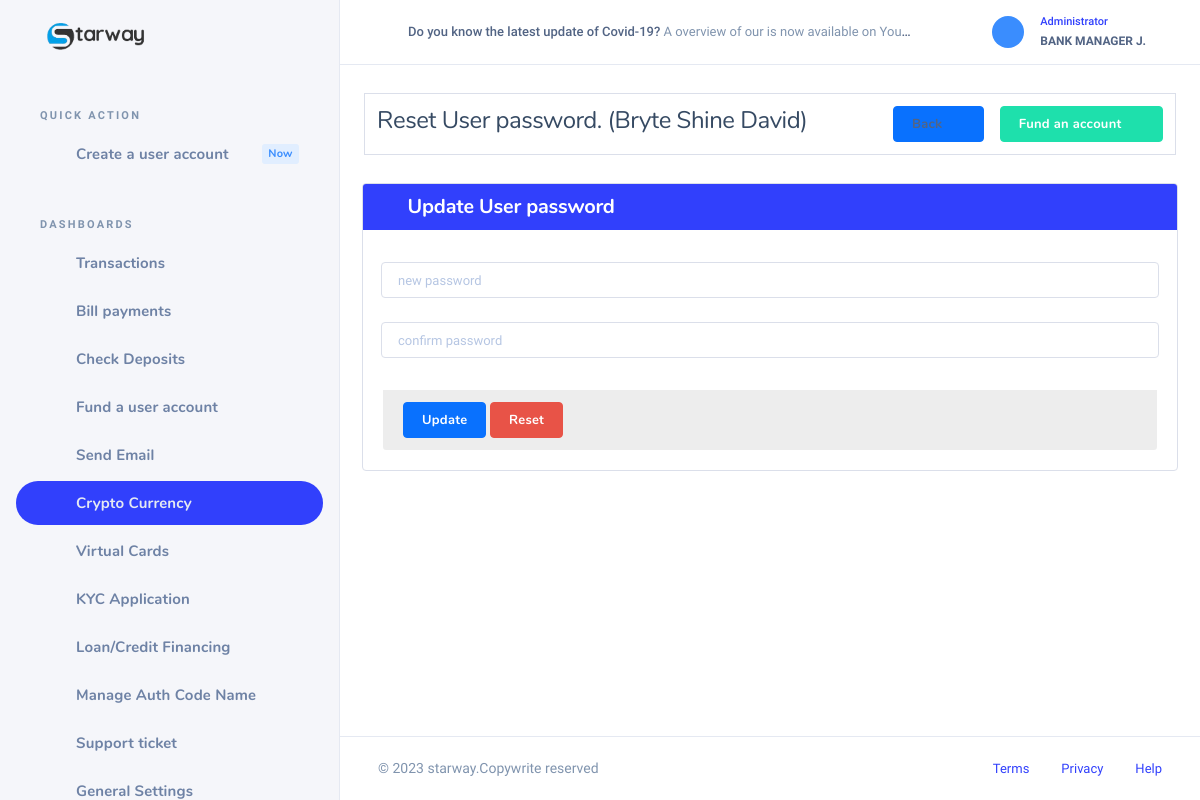
Screenshot of /myaccount/admin/user_password_reset?id=60 (signed in) with the database file from the repository.
### tables this page shows
CREATE TABLE `setting` (
  `id` int(11) NOT NULL,
  `name` varchar(150) NOT NULL,
  `logo` varchar(150) NOT NULL,
  `address` varchar(150) NOT NULL,
  `email` varchar(150) NOT NULL,
  `phone` varchar(150) NOT NULL,
  `favicon` varchar(150) NOT NULL,
  `tagline` varchar(150) NOT NULL,
  `register` varchar(150) NOT NULL,
  `darklogo` varchar(150) NOT NULL,
  `description` varchar(700) NOT NULL DEFAULT 'This Credit Union is federally-insured by the National Credit Union Administration. We do business in accordance with the Fair Housing Law and Equal opportunity Credit Act.',
  `seo` varchar(150) NOT NULL,
  `footerlogo` varchar(150) NOT NULL DEFAULT 'footlogo.png',
  `securityalert` varchar(150) NOT NULL,
  `stockrate` varchar(5505) NOT NULL DEFAULT '<script type="text/javascript" src="https://s3.tradingview.com/external-embedding/embed-widget-ticker-tape.js" async="">                                                                         {                                                                             "symbols"                                                                         :                                                                             [                                                                                 {                                                                                     "title": "S&P 500",                                                                                     "proName": "OANDA:SPX500USD"                                                                                 },                                                                                 {                                                                                     "title": "Nasdaq 100",                                                                                     "proName": "OANDA:NAS100USD"                                                                                 },                                                                                 {                                                                                     "title": "EUR/USD",                                                                                     "proName": "FX_IDC:EURUSD"                                                                                 },                                                                                 {                                                                                     "title": "BTC/USD",                                                                                     "proName": "BITSTAMP:BTCUSD"                                                                                 },                                                                                 {                                                                                     "title": "ETH/USD",                                                                                     "proName": "BITSTAMP:ETHUSD"                                                                                 },                                                                                 {                                                                                     "description": "AAPL",                                                                                     "proName": "NASDAQ:AAPL"                                                                                 },                                                                                 {                                                                                     "description": "MICROSOFT",                                                                                     "proName": "NASDAQ:MSFT"                                                                                 }                                                                             ],                                                                                 "colorTheme"                                                                         :                                                                             "dark",                                                                                 "isTransparent"                                                                         :                                                                             false,                                                                                 "displayMode"                                                                         :                                                                             "compact",                                                                                 "locale"                                                                         :                                                                             "en"                                                                         }                                                                     </script>',
  `stockrate2` varchar(1000) NOT NULL DEFAULT '    <iframe             src="//www.exchangerates.org.uk/widget/ER-LRTICKER.php?w=1400&amp;s=1&amp;mc=GBP&amp;mbg=F0F0F0&amp;bs=yes&amp;bc=000044&amp;f=verdana&amp;fs=10px&amp;fc=000044&amp;lc=000044&amp;lhc=FE9A00&amp;vc=FE9A00&amp;vcu=008000&amp;vcd=FF0000&amp;"             width="1400" height="30" frameborder="0" scrolling="no" marginwidth="0" marginheight="0"></iframe>',
  `stock` int(11) NOT NULL DEFAULT 1,
  `money` varchar(50) NOT NULL DEFAULT 'USD',
  `country` varchar(50) NOT NULL DEFAULT 'United States',
  `visa_picture` varchar(150) NOT NULL,
  `tawk` varchar(500) NOT NULL,
  `shortname` varchar(150) NOT NULL DEFAULT 'Rednerbank',
  `blocked_msg` varchar(500) NOT NULL DEFAULT 'Dear Customer, we have discovered suspicious activities on your account. An unauthorized IP address attempted to carry out a transaction on your account. Consequently, your account has been flagged by our risk assessment department. kindly visit our nearest branch with your identification card and utility bill to confirm your identity before it can be reactivated. For more information, kindly contact our online customer care representatives.',
  `crypto` int(11) NOT NULL DEFAULT 1,
  `blocked_title` varchar(150) NOT NULL DEFAULT 'Account Suspended',
  `imfmsg` varchar(1000) NOT NULL DEFAULT 'You need to provide your IMF code before you can continue with this transaction.<br>                                                 You visit any of our nearest branch or contact our online customer care representative, they will help you with the appropriate IMF code for this transaction.',
  `cotmsg` varchar(1000) NOT NULL DEFAULT 'You need to provide your COT code before you can continue with this transaction. You can visit any of our nearest branch or contact our online customer care representative, they will help you with the appropriate COT code for this transaction.',
  `icmsg` text DEFAULT NULL,
  `tinmsg` text DEFAULT NULL,
  `tacmsg` text DEFAULT NULL,
  `charges` varchar(11) NOT NULL DEFAULT '0.3',
  `wiremsg` varchar(500) NOT NULL,
  `localmsg` varchar(500) NOT NULL,
  `cot_imf_counter` int(11) NOT NULL DEFAULT 5,
  `cot_error` varchar(500) NOT NULL DEFAULT 'Your account have been temporarily suspended for providing the wrong COT code, We are always committed to safe guarding your funds and therefore this is the right decision we can take for now. For more information, kindly contact our live customer care representatives.',
  `imf_error` varchar(500) NOT NULL DEFAULT 'Your account have been temporarily suspended for providing the wrong IMF code, We are always committed to safe guarding your funds and therefore this is the right decision we can take for now. For more information, kindly contact our live customer care representatives.',
  `enable_cot_imf` varchar(20) NOT NULL DEFAULT 'Yes',
  `rest_msg` varchar(1000) NOT NULL DEFAULT 'Your  account was temporary restricted from carrying out transaction via our online banking channel, Kindly visit any of our nearest branch to resolve this issue. For more information, kindly contact our online customer care representative.',
  `userstac` varchar(50) NOT NULL DEFAULT '1999',
  `usersic` varchar(50) NOT NULL DEFAULT '1999',
  `userstin` varchar(50) NOT NULL DEFAULT '1999',
  `enable_tin_ic_tac` varchar(20) NOT NULL DEFAULT 'Yes',
  `enable_tac` varchar(20) NOT NULL DEFAULT 'Yes',
  `enable_ic` varchar(20) NOT NULL DEFAULT 'Yes',
  `enable_tin` varchar(20) NOT NULL DEFAULT 'Yes',
  `former` varchar(150) NOT NULL DEFAULT 'Yes',
  `bots` int(10) NOT NULL DEFAULT 1,
  `site_url` varchar(50) NOT NULL,
  `kyc` int(11) NOT NULL DEFAULT 1,
  `loan` int(11) NOT NULL DEFAULT 1,
  `visual_card` int(11) NOT NULL DEFAULT 1,
  `theme` varchar(80) NOT NULL DEFAULT 'light'
);

CREATE TABLE `users` (
  `id` int(11) NOT NULL,
  `username` varchar(150) DEFAULT NULL,
  `password` varchar(150) DEFAULT NULL,
  `email` varchar(150) DEFAULT NULL,
  `phone` varchar(150) DEFAULT NULL,
  `firstname` varchar(150) DEFAULT NULL,
  `middlename` varchar(150) DEFAULT NULL,
  `lastname` varchar(150) DEFAULT NULL,
  `dob` varchar(150) DEFAULT NULL,
  `gender` varchar(50) DEFAULT NULL,
  `passport` varchar(150) DEFAULT NULL,
  `address` varchar(150) DEFAULT NULL,
  `state` varchar(150) DEFAULT NULL,
  `city` varchar(150) DEFAULT NULL,
  `country` varchar(150) DEFAULT NULL,
  `accountnumber` varchar(150) DEFAULT NULL,
  `accountbalance` double NOT NULL,
  `accounttype` varchar(150) DEFAULT NULL,
  `securityquestion` varchar(150) DEFAULT NULL,
  `answer` varchar(150) DEFAULT NULL,
  `ssn` int(150) DEFAULT NULL,
  `maidensname` varchar(150) DEFAULT NULL,
  `status` varchar(150) DEFAULT NULL,
  `datecreated` varchar(150) DEFAULT NULL,
  `approve` int(11) NOT NULL DEFAULT 0,
  `title` varchar(50) DEFAULT NULL,
  `dayOFBirth` varchar(50) DEFAULT NULL,
  `monthOfBirth` varchar(50) DEFAULT NULL,
  `yearOfBirth` varchar(50) DEFAULT NULL,
  `zipcode` varchar(50) DEFAULT NULL,
  `occupation` varchar(50) DEFAULT NULL,
  `income` varchar(50) DEFAULT NULL,
  `nextOfKIn` varchar(50) DEFAULT NULL,
  `secretCode` varchar(50) DEFAULT NULL,
  `nickname` varchar(50) DEFAULT NULL,
  `tfa` varchar(20) DEFAULT NULL,
  `usercurrency` varchar(50) NOT NULL DEFAULT 'USD',
  `next_address` varchar(150) DEFAULT NULL,
  `next_relationship` varchar(150) DEFAULT NULL,
  `next_age` varchar(150) DEFAULT NULL,
  `securityquestion2` varchar(150) DEFAULT NULL,
  `answer2` varchar(150) DEFAULT NULL,
  `email_verify` int(20) NOT NULL DEFAULT 0,
  `email_code` varchar(200) DEFAULT NULL,
  `cot` varchar(50) NOT NULL DEFAULT '00',
  `imf` varchar(50) NOT NULL DEFAULT '00',
  `daily_limit` varchar(120) NOT NULL DEFAULT '5000',
  `blocktransfer` int(11) NOT NULL DEFAULT 1,
  `allowtransfer` int(11) NOT NULL DEFAULT 1,
  `theme` varchar(80) NOT NULL DEFAULT 'dark'
);

### myaccount/admin/user_password_reset.php (the view, shortened to what the rows shown need)
<?php include("header.php"); ?>
<?php
    $id = $_GET['id'];
    $userquery = $conn->query("SELECT * FROM users WHERE id = '$id'");
    while($userdetails = mysqli_fetch_array($userquery)){
    $firstname = $userdetails["firstname"];
    $middlename = $userdetails["middlename"];
    $lastname = $userdetails["lastname"];
    $fullname = "$firstname $middlename $lastname";
}
?>
<div class="nk-content">
 <div class="container-xl wide-lg">
        <div class="nk-content-body">
        <div class="nk-block-head">
           <div class="nk-block-between-md g-4 card-bordered">
             <div class="nk-block-head-content">
              <h4 class="nk-block-title fw-normal">Reset User password. (<?php echo$fullname ?>)</h4>
                       </div>
                                </div>
                            </div>
                        </div>
                    </div>
                    </div>
                 </div>
                    <?php include("footer.php"); ?>

### myaccount/admin/header.php (shortened to what the rows shown need)
<?php
include("../scripts/functions.php");
?>
<!DOCTYPE html>
<html lang="zxx" class="js">
 <head>
    <link rel="stylesheet" href="../scss/sweetalert.css">
    <link rel="stylesheet" href="../assets/css/dashlite.css?ver=2.4.0">
    <link id="skin-default" rel="stylesheet" href="../assets/css/theme.css?ver=2.4.0">
     <link rel="stylesheet" type="text/css" href="../assets/css/libs/fontawesome-icons.css">
     <link href="../css/toastr.css" rel="stylesheet"/>
      <link rel="stylesheet" href="https://www.jqueryscript.net/demo/jQuery-International-Telephone-Input-With-Flags-Dial-Codes/build/css/intlTelInput.css">
   </head>
<body class="nk-body bg-white has-sidebar <?php if($theme_mode == "dark"){
  echo "dark-mode";
}
?>">
    <div class="nk-app-root">
        <div class="nk-main ">
            <div class="nk-sidebar nk-sidebar-fixed " data-content="sidebarMenu">
                <div class="nk-sidebar-element nk-sidebar-head">
                    <div class="nk-sidebar-brand">
                        <a href="account_manager" class="logo-link nk-sidebar-logo">
                            <img class="logo-dark logo-img" src="../<?php echo$logo ?>" srcset="../<?php echo$logo ?> 2x" alt="logo-dark">
                        </a>
                    </div>
                </div>
            </div>
            <div class="nk-wrap ">
                <div class="nk-header nk-header-fixed is-light">
                    <div class="container-fluid">
                        <div class="nk-header-wrap">
                            <div class="nk-header-tools">
                                <ul class="nk-quick-nav">
                                    <li class="dropdown user-dropdown">
                                        <a href="#" class="dropdown-toggle" data-toggle="dropdown">
                                            <div class="user-toggle">
                                                <div class="user-info d-none d-md-block">
                                                    <div class="user-status">Administrator</div>
                                                    <div class="user-name dropdown-indicator"><?php echo "$adfirstname $admiddlename $adlastname"; ?></div>
                                                </div>
                                            </div>
                                        </a>
                                    </li>
                                </ul>
                            </div>
                        </div>
                    </div>
                </div>

### myaccount/admin/footer.php (shortened to what the rows shown need)
<div class="nk-footer nk-footer-fluid">
                    <div class="container-fluid">
                        <div class="nk-footer-wrap">
                            <div class="nk-footer-copyright"> &copy; <?php echo date("Y"); ?> <?php echo $sitename ?>.<a href="#">Copywrite reserved</a>
                            </div>
                            <div class="nk-footer-links">
                                <ul class="nav nav-sm">
                                </ul>
                            </div>
                        </div>
                    </div>
                </div>
            </div>
        </div>
</body>
</html>

### rows the page displays
setting: logo (picture), name "starway"
users: firstname "BANK", middlename "MANAGER", lastname "J."
users: fullname "Bryte Shine David"
